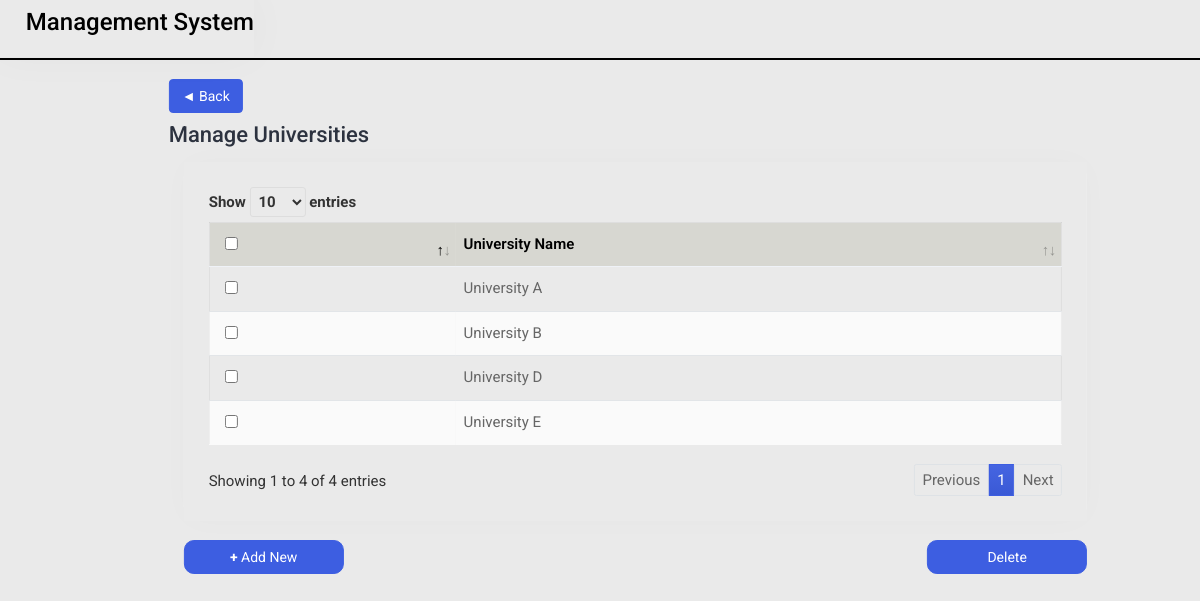
The app's page /manager-manageuni/ (signed in) with its own data.
### manager/models.py (models this page shows, shortened)
class University(models.Model):
    name = models.CharField(max_length=50)

### manager/views.py (the view)
# urls.py: path('manager-manageuni/', views.manager_manageuni, name='manager-manageuni'),
@login_required
def manager_manageuni(request):
    uni = University.objects.all()
    context = {'uni': uni}
    return render(request, 'manager_manageuni.html',context)

### manager/templates/manager_manageuni.html (shortened to what this page needs)
{% load static %}
<!DOCTYPE html>
<html lang="en">
<head>
    <link rel="stylesheet" href="{% static 'css/bootstrap.min.css' %}">
    <link rel="stylesheet" href="{% static 'plugins/datatables/datatables.min.css' %}">
    <link rel="stylesheet" href="{% static 'css/login_style.css' %}">
</head>
<body>
    <div class="main-wrapper">
        <div class="header">
            <div class="header-left">
                <h3>Management System</h3>
            </div>
        </div>
        <div class="page-wrapper">
            <div class="content container-fluid">
                <div class="row justify-content-center">
                    <div class="row">
                        <div class="col-sm-12">
                            <a href="{% url 'manager-main' %}" class="btn btn-primary mb-3">◄ Back</a>
                            <div class="page-sub-header">
                                <h3 class="page-title">Manage Universities</h3>
                            </div>
                        </div>
                    </div>
                </div>
                <div class="row">
                    <div class="col-sm-12">
                        <div class="card card-table comman-shadow">
                            <div class="card-body">
                                <div class="table-responsive">
                                    <table
                                        class="table border-0 star-student table-hover table-center mb-0 datatable table-striped">
                                        <thead class="student-thread">
                                            <tr>
                                                <th style="background: #d7d7d1;">
                                                    <div class="form-check check-tables">
                                                        <input class="form-check-input" type="checkbox"
                                                            value="something">
                                                    </div>
                                                </th>
                                                <th style="background: #d7d7d1;">University Name</th>
                                            </tr>
                                        </thead>
                                        <tbody>
                                            {% for uni in uni %}
                                            <tr id="{{uni.id}}">
                                                <td>
                                                    <div class="form-check check-tables">
                                                        <input class="form-check-input" type="checkbox"
                                                            name="selected-uni[]" value="{{uni.id}}">
                                                    </div>
                                                </td>
                                                <td>{{uni.name}}</td>
                                            </tr>
                                            {% endfor %}
                                        </tbody>
                                    </table>
                                </div>
                            </div>
                        </div>
                    </div>
                </div>
                <div class="row">
                    <div class="col-8 col-sm-3">
                        <div class="student-submit">
                            <a type="submit" class="btn btn-primary" href="{% url 'manager-adduni' %}"><b>+</b> Add
                                New</a>
                        </div>
                    </div>
                    <div class="col-8 col-sm-3">
                    </div>
                    <div class="col-8 col-sm-3">
                    </div>
                    <div class="col-8 col-sm-3">
                        <div class="student-submit" style="display: flex; justify-content: end;">
                            <button type="submit" class="btn btn-primary btn_delete" id="delete_btn">Delete</button>
                        </div>
                    </div>
                </div>
            </div>
        </div>
    </div>
</body>
</html>

### records on screen
University: name "University A"
University: name "University B"
University: name "University D"
University: name "University E"
